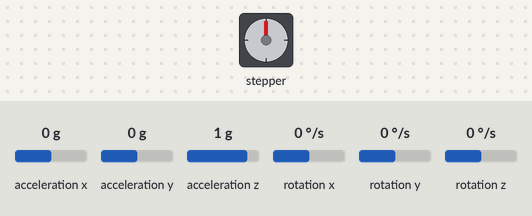
Recording of a sketch running on a simulated Arduino Uno, built with avr-gcc and run on an emulated ATmega328P. Parts: stepper motor. The inputs (shaded band) are chosen by the test bench; at power-on: acceleration x 0 g, acceleration z 1 g, rotation y 0 °/s, acceleration y 0 g, rotation x 0 °/s, rotation z 0 °/s. Stepper angles assume 2048 steps per turn; what the sketch prints to the serial monitor is not drawn.

Above: at 1.2 s.
1.3 s: acceleration x set to -1.4 g
At 2.61 s:
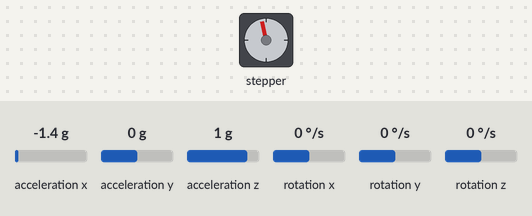
At 4.06 s:
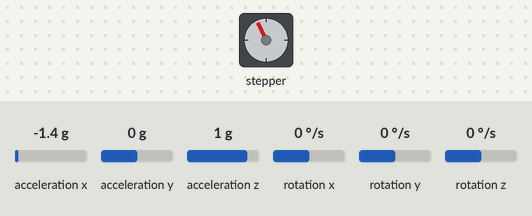
4.3 s: acceleration z set to -1.4 g
At 6.09 s:
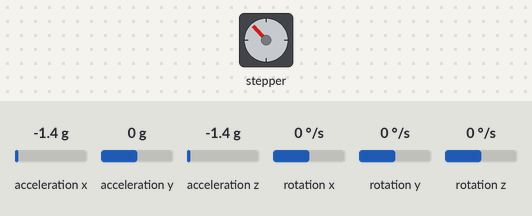
7.3 s: acceleration z set to 0.8 g
10.3 s: rotation y set to -192 °/s
Timing chart, 0 to 25.2 s (numbered marks = the images above; inputs shaded):
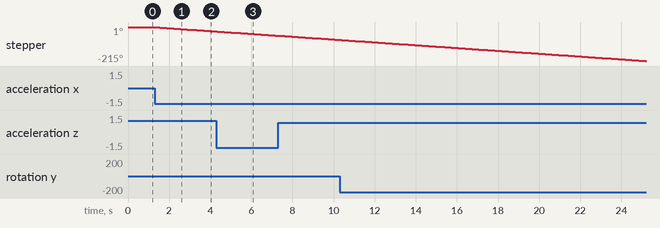

Measured:
- after the input at 1.3 s, stepper: keeps turning counter-clockwise at about 9°/s, starting at once

The sketch:

tilt_compensator.ino
```cpp
// Gyroscope and accelerometer
#include "MPU6050.h"
#include "Wire.h"

// Stepper motor
#include <AccelStepper.h>
#include <avr/sleep.h>

#include <Kalman.h>

#define FULLSTEP 4
#define DELAY 10.0
#define ACC_MARGIN 0.03
#define GRAVITY 9.81
#define TILT_MARGIN 2.0

//#define DEBUG
//#define CSV
#define MOVE
#define P_TERM
#define I_TERM
#define D_TERM

MPU6050 mpu;

Kalman kalman;

AccelStepper motor(FULLSTEP, 8, 10, 9, 11);

float tilt = 0;
float dt = DELAY / 1000.0;
float prev = 0;

#ifdef DEBUG
struct angleData {
	int t;
	float gyr;
	float acc;
	float comp;
	float kalman;
};
static struct angleData angles;
#endif

void setup()
{
	Serial.begin(115200);
	Serial.println("Initialize MPU6050");

	while(!mpu.begin(MPU6050_SCALE_2000DPS, MPU6050_RANGE_2G))
	{
		Serial.println("Nie znaleziono sensora MPU6050");
		delay(500);
	}

	mpu.calibrateGyro();
	mpu.setThreshold(3);
	calibrateAcc();

	// motor init
	motor.setMaxSpeed(1000.0);
	motor.setAcceleration(0);
	motor.setSpeed(200);

	kalman.setAngle(0);
#ifdef DEBUG
	angles.t = 0;
	angles.gyr = 0;
	angles.acc = 0;
	angles.comp = 0;
	angles.kalman = 0;
#ifdef CSV
	Serial.println("\"time\",\"gyro\",\"acc\",\"compl\",\"kalman\"");
#endif
#endif
}

void loop()
{
	float accX, accZ, vel, controlSig;
	float steps;

	Vector accVector = mpu.readNormalizeAccel();
	Vector gyrVector = mpu.readNormalizeGyro();

	accX = accVector.XAxis;
	Serial.print("Acc Xnorm = ");
	Serial.println(accX);

	accZ = accVector.ZAxis;
	Serial.print("Acc Znorm = ");
	Serial.println(accZ);

	vel = gyrVector.YAxis;
	//Serial.print("Gyro Ynorm = ");
	//Serial.println(vel);

#ifdef DEBUG
	angles.gyr = getGyroAngle(vel, angles.gyr);
	angles.acc = getAccAngle(accX, accZ);
	angles.comp = complementaryFilter(accX, accZ, vel, angles.comp);
	angles.kalman = kalman.getAngle(angles.acc, vel, dt);

#ifdef CSV
	printCSV(angles);
#else
	printDebug(angles);
	tilt = angles.kalman;
#endif

#else
	//tilt = complementaryFilter(accX, accZ, vel, tilt);
	//tilt = getGyroAngle(vel, tilt);
	tilt = kalman.getAngle(getAccAngle(accX, accZ), vel, dt);
	Serial.print("tilt = ");
	Serial.println(tilt);
#endif
	controlSig = controllerPID(tilt, prev);
	/*if (controlSig > 180.0)
		controlSig = 179.0;
	else if (controlSig < -180.0)
		controlSig = -179.0;*/
	controlSig = clampPID(controlSig, tilt);
	prev = tilt;
	Serial.print("control signal = ");
	Serial.println(controlSig);

#ifdef MOVE
	//Serial.print("current position = ");
	//Serial.println(motor.currentPosition());
	//if (abs(tilt) > TILT_MARGIN) {

		/*steps = degreesToSteps(controlSig);
		Serial.print("steps = ");
		Serial.println(steps);
		motor.setSpeed(steps*10000);
		motor.moveTo(steps);*/
		motor.setSpeed(controlSig);
		motor.run();
	//} else {
		//motor.stop();
		//motor.setCurrentPosition(0);
		//motor.setSpeed(0);
	//}
#endif

#ifdef DEBUG
	angles.t += DELAY;
#endif
	delay(DELAY);
}

void calibrateAcc()
{
	int acc_off, temp;
	Vector accVector;
	float acc;

	accVector = mpu.readNormalizeAccel();
	acc = accVector.XAxis;

	while (abs(acc) > ACC_MARGIN) {
		temp = -acc*10;
		acc_off = acc_off + temp;
		Serial.print("acc_off X = ");
		Serial.println(acc_off);

		mpu.setAccelOffsetX(acc_off);
		delay(2);

		accVector = mpu.readNormalizeAccel();
		acc = accVector.XAxis;
		Serial.print("acc X = ");
		Serial.println(acc);
	}

	accVector = mpu.readNormalizeAccel();
	acc = accVector.ZAxis;

	while (abs(acc - GRAVITY) > ACC_MARGIN) {
		temp = -(abs(acc - GRAVITY))*10;
		acc_off = acc_off + temp;
		Serial.print("acc_off Z = ");
		Serial.println(acc_off);

		mpu.setAccelOffsetZ(acc_off);
		delay(2);

		accVector = mpu.readNormalizeAccel();
		acc = accVector.ZAxis;
		Serial.print("acc Z = ");
		Serial.println(acc);
	}
}

float stepsToDegrees(int steps)
{
	return ((float)steps*360.0)/2038.0;
}

float degreesToSteps(float deg)
{
	float d = (float)deg;

	if (deg - (float)d > 0.5) {
		if (deg > 0)
			d++;
		else
			d--;
	}

	return (d*2038.0)/360.0;
}

#ifdef DEBUG
#ifdef CSV
void printCSV(struct angleData angles)
{
	Serial.print("\"");
	Serial.print(angles.t);
	Serial.print("\",\"");
	Serial.print(angles.gyr);
	Serial.print("\",\"");
	Serial.print(angles.acc);
	Serial.print("\",\"");
	Serial.print(angles.comp);
	Serial.print("\",\"");
	Serial.print(angles.kalman);
	Serial.println("\"");
}
#endif
void printDebug(struct angleData angles)
{
	Serial.print("tiltGyr = ");
	Serial.println(angles.gyr);
	Serial.print("tiltAcc = ");
	Serial.println(angles.acc);
	Serial.print("tiltCom = ");
	Serial.println(angles.comp);
	Serial.print("tiltKal = ");
	Serial.println(angles.kalman);
}
#endif
```

filters.ino
```cpp
/*
 * return tilt angle in degrees
 */
float complementaryFilter(float accX, float accZ,
			  float vel, float angle)
{
	float newAngle, accAngle;

	accAngle = getAccAngle(accX, accZ);

	newAngle = getGyroAngle(vel, angle);

	newAngle = newAngle * 0.98 + accAngle * 0.02;

	return newAngle;
}

float getGyroAngle(float vel, float angle)
{
	return angle - vel * dt;
}

float getAccAngle(float accX, float accZ)
{
	 return atan2f(accX, accZ) * 180 / M_PI;
}
```

pid.ino
```cpp
float I = 0;
float Kp = 10.0;
float Ki = 1.5;
float Kd = 1.5;
float Ti = (Kp*dt)/Ki;
float Td = (Kd*dt)/Kp;
bool clamp = false;

int getSign(float x)
{
	if (x >= 0)
		return 1;
	else
		return -1;
}

float midpointIntegral(float tilt, float sum)
{
	return sum + tilt*dt;
}

float trapezoidIntegral(float tilt, float prev, float sum)
{
	if (clamp)
		return sum;

	return sum + ((tilt + prev)/2.0)*dt;
}

float derivative(float tilt, float prev)
{
	return (tilt - prev)/dt;
}

float controllerPID(float tilt, float prev)
{
	float D = 0, P = 0;

#ifdef P_TERM
	P = tilt;
#endif

#ifdef I_TERM
	I = trapezoidIntegral(tilt, prev, I);
#endif

#ifdef D_TERM
	D = derivative(tilt, prev);
#endif

	Serial.print("clamp = ");
	Serial.println(clamp);
	Serial.print("I = ");
	Serial.println(I);
	Serial.print("D = ");
	Serial.println(D);
	Serial.print("tilt = ");
	Serial.println(tilt);

	return Kp*(P + (1.0/Ti)*I + Td*D);
}

float clampPID(float cs, float tilt)
{
	float newCS;
	clamp = false;

	if (abs(cs) > motor.maxSpeed())
		if (cs > 0)
			newCS =  motor.maxSpeed();
		else
			newCS =  -1.0*motor.maxSpeed();

	else
		newCS = cs;

	if (newCS == cs)
		return newCS;

	if (getSign(cs) != getSign(tilt))
		return newCS;

	clamp = true;

	return newCS;
}
```
